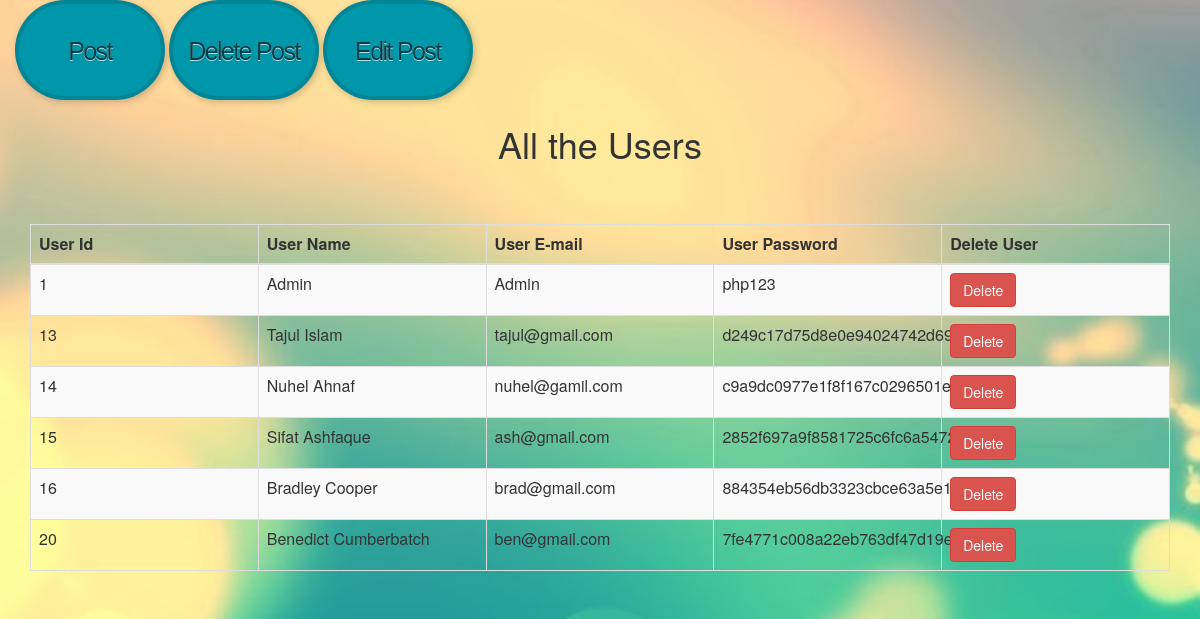
Page /viewadmin.php on the committed database.
### tables this page shows
CREATE TABLE IF NOT EXISTS `userlogin` (
  `UserId` int(11) NOT NULL AUTO_INCREMENT,
  `Fname` varchar(255) NOT NULL,
  `Lname` varchar(255) NOT NULL,
  `Email` varchar(255) NOT NULL,
  `Password` varchar(255) NOT NULL,
  `block` int(11) NOT NULL,
  PRIMARY KEY (`UserId`)
);

### viewadmin.php (the view, shortened to what this page needs)
<html>
    <link href="css/bootstrap.min.css" rel="stylesheet">
    <link href="css/modern-business.css" rel="stylesheet">
    <link href="font-awesome/css/font-awesome.min.css" rel="stylesheet" type="text/css">
</head>
<body>
<div class="container">
    <div class="row">
<li style= "width: 150px;
    height: 100px;"><a href="adminpost.php" class="round green">Post</a></li>
    <li style= "width: 150px;
    height: 100px;"><a href="login.php" class="round green">Delete Post</a></li>
<li style= "width: 150px;
    height: 100px;"><a href="login.php" class="round green">Edit Post</a></li>
</div>
<div class="table-scrol">
    <h1 align="center">All the Users</h1>
<div class="table-responsive">
    <table class="table table-bordered table-hover table-striped" style="table-layout: fixed">
        <thead>
        <tr>
            <th>User Id</th>
            <th>User Name</th>
            <th>User E-mail</th>
            <th>User Password</th>
            <th>Delete User</th>
        </tr>
        </thead>
        <?php
        include("connect2.php");
        $view_users_query="select * from userlogin";
        $run=mysqli_query($dbcon,$view_users_query);
        while($row=mysqli_fetch_array($run))
        {
            $user_id=$row[0];
            $user_name=$row[1] . " " .$row[2];
            $user_email=$row[3];
            $user_pass=$row[4];
        ?>
        <tr>
            <td><?php echo $user_id;  ?></td>
            <td><?php echo $user_name;  ?></td>
            <td><?php echo $user_email;  ?></td>
            <td><?php echo $user_pass;  ?></td>
            <td><a href="deleteuser.php?del=<?php echo $user_id ?>"><button class="btn btn-danger">Delete</button></a></td>
        </tr>
        <?php } ?>
    </table>
        </div>
</div>
</body>
</html>

### css/modern-business.css (style rules this page uses)
html, body { background: url(back2.jpg); -webkit-background-size: cover; -moz-background-size: cover; -o-background-size: cover; background-size: cover; }
* { margin: 0; padding: 0; -moz-box-sizing: border-box; -o-box-sizing: border-box; -webkit-box-sizing: border-box; box-sizing: border-box; }
li { list-style: none; position: relative; display: inline-block; }
.round { display: block; position: absolute; left: 0; top: 0; width: 100%; height: 100%; padding-top: 30px; text-decoration: none; text-align: center; font-size: 25px; text-shadow: 0 1px 0 rgba(255,255,255,.7); letter-spacing: -.065em; font-family: "Hammersmith One", sans-serif; -webkit-transition: all .25s ease-in-out; -o-transition: all .25s ease-in-out; -moz-transition: all .25s ease-in-out; transition: all .25s ease-in-out; box-shadow: 2px 2px 7px rgba(0,0,0,.2); border-radius: 300px; z-index: 1; border-width: 4px; border-style: solid; }
a.green { background-color: rgba(1,151,171,1); color: rgba(0,63,71,1); border-color: rgba(0,63,71,.2); }

### viewadmin.php (style rules this page uses)
.table { margin-top: 50px; }

### rows in the picture
userlogin: UserId "1", user_name "Admin", Email "Admin", Password "php123"
userlogin: UserId "13", user_name "Tajul Islam", Email "tajul@gmail.com", Password "d249c17d75d8e0e94024742d69231baa"
userlogin: UserId "14", user_name "Nuhel Ahnaf", Email "nuhel@gamil.com", Password "c9a9dc0977e1f8f167c0296501e96ac0"
userlogin: UserId "15", user_name "Sifat Ashfaque", Email "ash@gmail.com", Password "2852f697a9f8581725c6fc6a5472a2e5"
userlogin: UserId "16", user_name "Bradley Cooper", Email "brad@gmail.com", Password "884354eb56db3323cbce63a5e177ecac"
userlogin: UserId "20", user_name "Benedict Cumberbatch", Email "ben@gmail.com", Password "7fe4771c008a22eb763df47d19e2c6aa"
